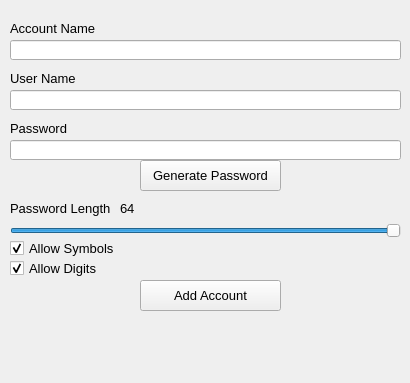
<?xml version="1.0" encoding="UTF-8"?>
<ui version="4.0">
 <class>Form</class>
 <widget class="QWidget" name="Form">
  <property name="geometry">
   <rect>
    <x>0</x>
    <y>0</y>
    <width>410</width>
    <height>383</height>
   </rect>
  </property>
  <property name="windowTitle">
   <string>Add Account</string>
  </property>
  <widget class="QLabel" name="lblAccountName">
   <property name="geometry">
    <rect>
     <x>10</x>
     <y>20</y>
     <width>91</width>
     <height>16</height>
    </rect>
   </property>
   <property name="font">
    <font>
     <pointsize>10</pointsize>
    </font>
   </property>
   <property name="text">
    <string>Account Name</string>
   </property>
  </widget>
  <widget class="QLineEdit" name="lnPassword">
   <property name="geometry">
    <rect>
     <x>10</x>
     <y>140</y>
     <width>391</width>
     <height>20</height>
    </rect>
   </property>
   <property name="font">
    <font>
     <family>MS Gothic</family>
     <pointsize>9</pointsize>
    </font>
   </property>
   <property name="text">
    <string/>
   </property>
   <property name="maxLength">
    <number>64</number>
   </property>
  </widget>
  <widget class="QLabel" name="lblPassword">
   <property name="geometry">
    <rect>
     <x>10</x>
     <y>120</y>
     <width>61</width>
     <height>16</height>
    </rect>
   </property>
   <property name="font">
    <font>
     <pointsize>10</pointsize>
    </font>
   </property>
   <property name="text">
    <string>Password</string>
   </property>
  </widget>
  <widget class="QLabel" name="lblPassLen">
   <property name="geometry">
    <rect>
     <x>10</x>
     <y>200</y>
     <width>101</width>
     <height>16</height>
    </rect>
   </property>
   <property name="font">
    <font>
     <pointsize>10</pointsize>
    </font>
   </property>
   <property name="text">
    <string>Password Length:</string>
   </property>
  </widget>
  <widget class="QSlider" name="sliderPassLen">
   <property name="geometry">
    <rect>
     <x>10</x>
     <y>220</y>
     <width>391</width>
     <height>22</height>
    </rect>
   </property>
   <property name="minimum">
    <number>8</number>
   </property>
   <property name="maximum">
    <number>64</number>
   </property>
   <property name="value">
    <number>64</number>
   </property>
   <property name="orientation">
    <enum>Qt::Horizontal</enum>
   </property>
  </widget>
  <widget class="QCheckBox" name="cBoxSymbols">
   <property name="geometry">
    <rect>
     <x>10</x>
     <y>240</y>
     <width>111</width>
     <height>17</height>
    </rect>
   </property>
   <property name="font">
    <font>
     <pointsize>10</pointsize>
    </font>
   </property>
   <property name="text">
    <string>Allow Symbols</string>
   </property>
   <property name="checked">
    <bool>true</bool>
   </property>
  </widget>
  <widget class="QCheckBox" name="cBoxDigits">
   <property name="geometry">
    <rect>
     <x>10</x>
     <y>260</y>
     <width>101</width>
     <height>17</height>
    </rect>
   </property>
   <property name="font">
    <font>
     <pointsize>10</pointsize>
    </font>
   </property>
   <property name="text">
    <string>Allow Digits</string>
   </property>
   <property name="checked">
    <bool>true</bool>
   </property>
  </widget>
  <widget class="QLineEdit" name="lnAccountName">
   <property name="geometry">
    <rect>
     <x>10</x>
     <y>40</y>
     <width>391</width>
     <height>20</height>
    </rect>
   </property>
   <property name="font">
    <font>
     <family>MS Gothic</family>
     <pointsize>9</pointsize>
    </font>
   </property>
   <property name="text">
    <string/>
   </property>
   <property name="maxLength">
    <number>64</number>
   </property>
  </widget>
  <widget class="QLabel" name="lblUserName">
   <property name="geometry">
    <rect>
     <x>10</x>
     <y>70</y>
     <width>91</width>
     <height>16</height>
    </rect>
   </property>
   <property name="font">
    <font>
     <pointsize>10</pointsize>
    </font>
   </property>
   <property name="text">
    <string>User Name</string>
   </property>
  </widget>
  <widget class="QLineEdit" name="lnUserName">
   <property name="geometry">
    <rect>
     <x>10</x>
     <y>90</y>
     <width>391</width>
     <height>20</height>
    </rect>
   </property>
   <property name="font">
    <font>
     <family>MS Gothic</family>
     <pointsize>9</pointsize>
    </font>
   </property>
   <property name="text">
    <string/>
   </property>
   <property name="maxLength">
    <number>64</number>
   </property>
  </widget>
  <widget class="QPushButton" name="btnRegenerate">
   <property name="geometry">
    <rect>
     <x>140</x>
     <y>160</y>
     <width>141</width>
     <height>31</height>
    </rect>
   </property>
   <property name="font">
    <font>
     <pointsize>10</pointsize>
    </font>
   </property>
   <property name="text">
    <string>Generate Password</string>
   </property>
  </widget>
  <widget class="QPushButton" name="btnAdd">
   <property name="geometry">
    <rect>
     <x>140</x>
     <y>280</y>
     <width>141</width>
     <height>31</height>
    </rect>
   </property>
   <property name="font">
    <font>
     <pointsize>10</pointsize>
    </font>
   </property>
   <property name="text">
    <string>Add Account</string>
   </property>
  </widget>
  <widget class="QLabel" name="lblSliderValue">
   <property name="geometry">
    <rect>
     <x>120</x>
     <y>200</y>
     <width>16</width>
     <height>16</height>
    </rect>
   </property>
   <property name="font">
    <font>
     <pointsize>10</pointsize>
    </font>
   </property>
   <property name="text">
    <string>64</string>
   </property>
  </widget>
  <widget class="QLabel" name="lblErrorMessage">
   <property name="geometry">
    <rect>
     <x>10</x>
     <y>320</y>
     <width>391</width>
     <height>61</height>
    </rect>
   </property>
   <property name="font">
    <font>
     <pointsize>10</pointsize>
    </font>
   </property>
   <property name="text">
    <string/>
   </property>
  </widget>
 </widget>
 <resources/>
 <connections/>
</ui>
